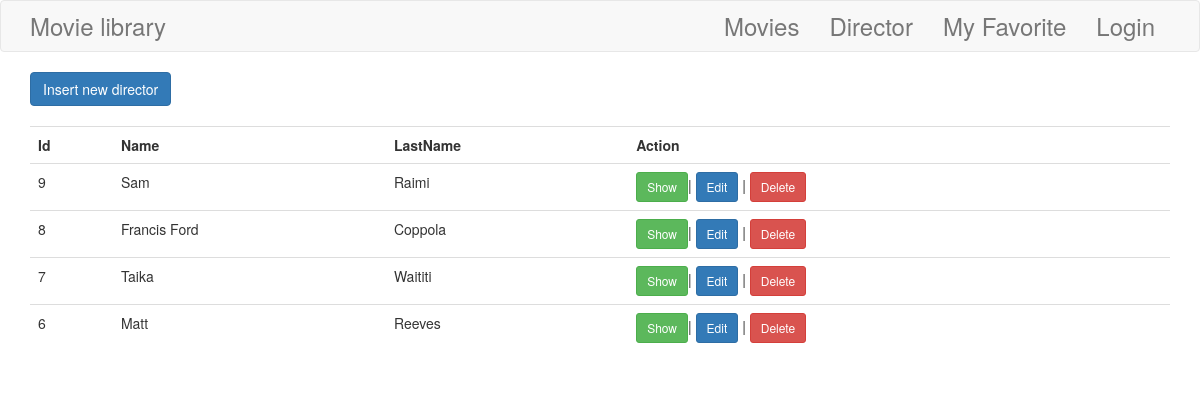
/index.php/director, run on the app's committed database.
### tables this page shows
CREATE TABLE `director` (
  `id` int(11) NOT NULL AUTO_INCREMENT,
  `name` varchar(255) DEFAULT NULL,
  `lastname` varchar(255) DEFAULT NULL,
  PRIMARY KEY (`id`)
);

### core/functions.php (called while the page is built, shortened)
<?php
function view($view, $data = []) {
    extract($data);
    require "views/{$view}.view.php";
}

### controllers/DirectorController.php (called while the page is built, shortened)
<?php
class DirectorController
{
    public $config =[
        'table'=>"director",
        'label'=>['Id','Name','LastName'],
        'fields'=>['id','name','lastname'],
        "attribute"=>['id','name','lastname'],
    ];
    public function index()
    {
        $config =$this->config;
        $table['data']= App::get('database')->selectAll($config['table']);
        return view($config['table'].'/index', compact('data'));
    }
}

### core/Router.php (called while the page is built, shortened)
<?php
class Router {
    public $routes = [
        'GET' => [],
        'POST' => []
    ];
    public function get($uri, $controllerPath)
    {
        $this->routes['GET'][$uri] = $controllerPath;
    }
    public function post($uri, $controllerPath)
    {
        $this->routes['POST'][$uri] = $controllerPath;
    }
    public function direct($uri, $method)
    {
           if (array_key_exists($uri, $this->routes[$method])) {
               return $this->callAction(
                   ...explode("@", $this->routes[$method][$uri]));
           }
           throw new \Exception('No page found - 404');
    }
    protected function callAction($controller, $method) {
        $controller = new $cn;
        return $controller->$method();
    }
}

### index.php (called while the page is built, shortened)
<?php
Router::load('routes.php')->direct(Request::uri(), Request::method());

### core/database/QueryBuilder.php (called while the page is built, shortened)
<?php
class QueryBuilder
{
    public $pdo;
    public function __construct($pdo)
    {
        $this->pdo = $pdo;
    }
    public function selectAll($tablename, $tablename2 = "", $fields = [], $foreignKey = "", $filter = [])
    {
        $sql = "";
        if (!$tablename2) {
            $sql = "SELECT * FROM {$tablename}";
        } else {
            $sql = sprintf("SELECT %s FROM {$tablename} LEFT JOIN {$tablename2} ON {$tablename2}.id = {$tablename}.{$foreignKey}",
                implode(', ', $fields));
        }
        $out = "";
        $sql = $sql . $out . " ORDER BY {$tablename}.id DESC";
        $query = $this->pdo->prepare($sql);
        $query->execute();
        return $query->fetchAll(\PDO::FETCH_OBJ);
    }
}

### core/App.php (called while the page is built, shortened)
<?php
class App {
    protected static $data = [];
    public static function set($key, $data)
    {
        static::$data[$key] = $data;
    }
    public static function get($key)
    {
        return static::$data[$key];
    }
}

### views/director/index.view.php (the view)
<?php require 'views/partials/header.view.php' ?>
<div class="container" style="margin-top:20px">
    <div style="margin-bottom: 20px;">
        <a href="/index.php/<?=$data['table'] ?>/create" class="btn btn-primary "> Insert new <?=$data['table'] ?></a>
    </div>
    <table class="table table-stripped">
        <tr>
            <?php foreach ($data['label'] as $field ) {?>
            <th><?= ucwords($field)?></th>
            <?php } ?>
            <th>Action</th>
        </tr>
    <?php foreach ($data['data'] as $row) {?>
        <tr>
                <?php foreach ($data['attribute'] as $datum){ ?>
                    <?php if(is_array($datum)) {?>
                        <td >
                        <?php foreach ($datum as $item){ ?>
                            <?= $row->{$item}  ?>
                        <?php } ?>
                        </td>
                    <?php }else{?>
                        <td><?=$row->{$datum} ?></td>
                    <?php }?>
                <?php }?>
            <td>
                <a href="/index.php/<?=$data['table'] ?>/show?id=<?=  $row->id ?>" class="btn btn-success btn-sm">Show</a>|
                <a href="/index.php/<?=$data['table'] ?>/edit?id=<?=  $row->id ?>" class="btn btn-primary btn-sm">Edit</a> |
                <a href="/index.php/<?=$data['table'] ?>/delete?id=<?= $row->id ?>" class="btn btn-danger btn-sm">Delete</a>
            </td>
        </tr>
        <?php }?>
    </table>
</div>
<?php require 'views/partials/footer.view.php' ?>

### data on the page
director: datum "9", datum "Sam", datum "Raimi"
director: datum "8", datum "Francis Ford", datum "Coppola"
director: datum "7", datum "Taika", datum "Waititi"
director: datum "6", datum "Matt", datum "Reeves"

### other printed values
$data['table'] "director"
$field "Id"
$field "Name"
$field "LastName"
